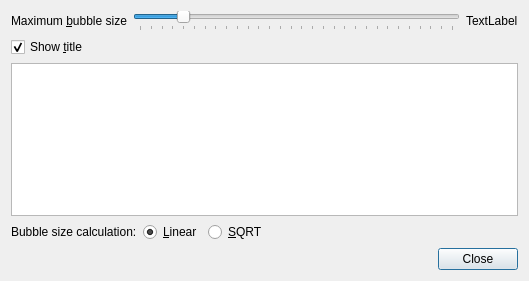
<?xml version="1.0" encoding="UTF-8"?>
<ui version="4.0">
 <class>BubbleChartProperties</class>
 <widget class="QDialog" name="BubbleChartProperties">
  <property name="geometry">
   <rect>
    <x>0</x>
    <y>0</y>
    <width>529</width>
    <height>281</height>
   </rect>
  </property>
  <property name="windowTitle">
   <string>Dialog</string>
  </property>
  <property name="modal">
   <bool>true</bool>
  </property>
  <layout class="QVBoxLayout" name="Bubble">
   <item>
    <layout class="QHBoxLayout" name="horizontalLayout">
     <item>
      <widget class="QLabel" name="label">
       <property name="text">
        <string>Maximum &amp;bubble size</string>
       </property>
       <property name="buddy">
        <cstring>horizontalSlider</cstring>
       </property>
      </widget>
     </item>
     <item>
      <widget class="QSlider" name="horizontalSlider">
       <property name="minimum">
        <number>10</number>
       </property>
       <property name="maximum">
        <number>300</number>
       </property>
       <property name="value">
        <number>50</number>
       </property>
       <property name="orientation">
        <enum>Qt::Horizontal</enum>
       </property>
       <property name="tickPosition">
        <enum>QSlider::TicksBelow</enum>
       </property>
       <property name="tickInterval">
        <number>10</number>
       </property>
      </widget>
     </item>
     <item>
      <widget class="QLabel" name="lNumber">
       <property name="text">
        <string>TextLabel</string>
       </property>
      </widget>
     </item>
    </layout>
   </item>
   <item>
    <widget class="QCheckBox" name="cbShowTitle">
     <property name="text">
      <string>Show &amp;title</string>
     </property>
     <property name="checked">
      <bool>true</bool>
     </property>
    </widget>
   </item>
   <item>
    <widget class="QListView" name="lvDataSources">
     <property name="dragEnabled">
      <bool>true</bool>
     </property>
     <property name="dragDropMode">
      <enum>QAbstractItemView::InternalMove</enum>
     </property>
     <property name="defaultDropAction">
      <enum>Qt::MoveAction</enum>
     </property>
     <property name="movement">
      <enum>QListView::Free</enum>
     </property>
    </widget>
   </item>
   <item>
    <layout class="QHBoxLayout" name="horizontalLayout_2">
     <item>
      <widget class="QLabel" name="label_2">
       <property name="text">
        <string>Bubble size calculation:</string>
       </property>
      </widget>
     </item>
     <item>
      <widget class="QRadioButton" name="rbLinear">
       <property name="text">
        <string>&amp;Linear</string>
       </property>
       <property name="checked">
        <bool>true</bool>
       </property>
      </widget>
     </item>
     <item>
      <widget class="QRadioButton" name="rbSqrt">
       <property name="text">
        <string>&amp;SQRT</string>
       </property>
      </widget>
     </item>
     <item>
      <spacer name="horizontalSpacer">
       <property name="orientation">
        <enum>Qt::Horizontal</enum>
       </property>
       <property name="sizeHint" stdset="0">
        <size>
         <width>40</width>
         <height>20</height>
        </size>
       </property>
      </spacer>
     </item>
    </layout>
   </item>
   <item>
    <spacer name="verticalSpacer">
     <property name="orientation">
      <enum>Qt::Vertical</enum>
     </property>
     <property name="sizeHint" stdset="0">
      <size>
       <width>20</width>
       <height>0</height>
      </size>
     </property>
    </spacer>
   </item>
   <item>
    <widget class="QDialogButtonBox" name="buttonBox">
     <property name="orientation">
      <enum>Qt::Horizontal</enum>
     </property>
     <property name="standardButtons">
      <set>QDialogButtonBox::Close</set>
     </property>
    </widget>
   </item>
  </layout>
 </widget>
 <resources/>
 <connections>
  <connection>
   <sender>buttonBox</sender>
   <signal>accepted()</signal>
   <receiver>BubbleChartProperties</receiver>
   <slot>accept()</slot>
   <hints>
    <hint type="sourcelabel">
     <x>236</x>
     <y>105</y>
    </hint>
    <hint type="destinationlabel">
     <x>157</x>
     <y>78</y>
    </hint>
   </hints>
  </connection>
  <connection>
   <sender>buttonBox</sender>
   <signal>rejected()</signal>
   <receiver>BubbleChartProperties</receiver>
   <slot>reject()</slot>
   <hints>
    <hint type="sourcelabel">
     <x>304</x>
     <y>105</y>
    </hint>
    <hint type="destinationlabel">
     <x>286</x>
     <y>78</y>
    </hint>
   </hints>
  </connection>
  <connection>
   <sender>horizontalSlider</sender>
   <signal>valueChanged(int)</signal>
   <receiver>lNumber</receiver>
   <slot>setNum(int)</slot>
   <hints>
    <hint type="sourcelabel">
     <x>349</x>
     <y>20</y>
    </hint>
    <hint type="destinationlabel">
     <x>500</x>
     <y>23</y>
    </hint>
   </hints>
  </connection>
 </connections>
</ui>
